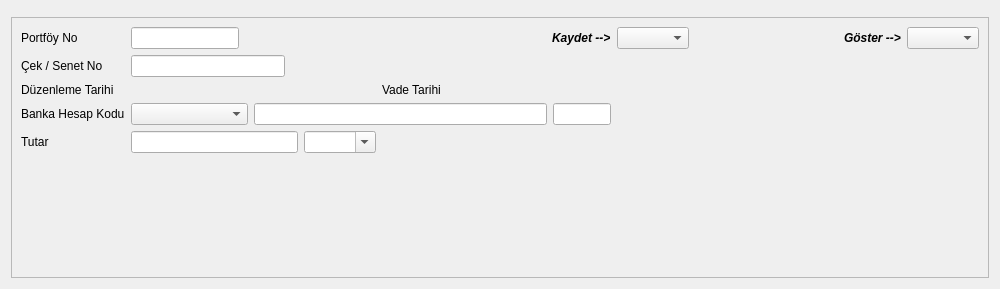
<?xml version="1.0" encoding="UTF-8"?>
<ui version="4.0">
 <class>CEK_SENET_FORMU</class>
 <widget class="QDialog" name="CEK_SENET_FORMU">
  <property name="geometry">
   <rect>
    <x>0</x>
    <y>0</y>
    <width>1000</width>
    <height>289</height>
   </rect>
  </property>
  <property name="sizePolicy">
   <sizepolicy hsizetype="Expanding" vsizetype="Expanding">
    <horstretch>0</horstretch>
    <verstretch>0</verstretch>
   </sizepolicy>
  </property>
  <property name="minimumSize">
   <size>
    <width>1000</width>
    <height>289</height>
   </size>
  </property>
  <property name="maximumSize">
   <size>
    <width>1000</width>
    <height>289</height>
   </size>
  </property>
  <property name="windowTitle">
   <string>Çek / Senet Formu</string>
  </property>
  <layout class="QGridLayout" name="gridLayout_2" rowstretch="1,10">
   <item row="0" column="0">
    <widget class="QWidget" name="navigation_buttons_widget" native="true">
     <property name="sizePolicy">
      <sizepolicy hsizetype="Preferred" vsizetype="Fixed">
       <horstretch>0</horstretch>
       <verstretch>0</verstretch>
      </sizepolicy>
     </property>
     <property name="minimumSize">
      <size>
       <width>0</width>
       <height>0</height>
      </size>
     </property>
    </widget>
   </item>
   <item row="1" column="0">
    <widget class="QFrame" name="frame">
     <property name="frameShape">
      <enum>QFrame::StyledPanel</enum>
     </property>
     <property name="frameShadow">
      <enum>QFrame::Raised</enum>
     </property>
     <layout class="QGridLayout" name="gridLayout">
      <item row="0" column="0">
       <widget class="QLabel" name="label">
        <property name="sizePolicy">
         <sizepolicy hsizetype="Fixed" vsizetype="Fixed">
          <horstretch>0</horstretch>
          <verstretch>0</verstretch>
         </sizepolicy>
        </property>
        <property name="minimumSize">
         <size>
          <width>0</width>
          <height>0</height>
         </size>
        </property>
        <property name="text">
         <string>Portföy No</string>
        </property>
       </widget>
      </item>
      <item row="0" column="1">
       <widget class="QLineEdit" name="lineedit_portfoy_no"/>
      </item>
      <item row="0" column="2">
       <spacer name="horizontalSpacer_2">
        <property name="orientation">
         <enum>Qt::Horizontal</enum>
        </property>
        <property name="sizeHint" stdset="0">
         <size>
          <width>24</width>
          <height>20</height>
         </size>
        </property>
       </spacer>
      </item>
      <item row="0" column="3">
       <spacer name="horizontalSpacer_3">
        <property name="orientation">
         <enum>Qt::Horizontal</enum>
        </property>
        <property name="sizeHint" stdset="0">
         <size>
          <width>85</width>
          <height>20</height>
         </size>
        </property>
       </spacer>
      </item>
      <item row="0" column="4">
       <spacer name="horizontalSpacer_5">
        <property name="orientation">
         <enum>Qt::Horizontal</enum>
        </property>
        <property name="sizeHint" stdset="0">
         <size>
          <width>40</width>
          <height>20</height>
         </size>
        </property>
       </spacer>
      </item>
      <item row="0" column="5">
       <widget class="QLabel" name="label_sirket">
        <property name="sizePolicy">
         <sizepolicy hsizetype="Fixed" vsizetype="Fixed">
          <horstretch>0</horstretch>
          <verstretch>0</verstretch>
         </sizepolicy>
        </property>
        <property name="font">
         <font>
          <weight>75</weight>
          <italic>true</italic>
          <bold>true</bold>
         </font>
        </property>
        <property name="text">
         <string>Kaydet --&gt;</string>
        </property>
       </widget>
      </item>
      <item row="0" column="6">
       <widget class="QComboBox" name="comboBox_sirket">
        <property name="sizePolicy">
         <sizepolicy hsizetype="Minimum" vsizetype="Fixed">
          <horstretch>0</horstretch>
          <verstretch>0</verstretch>
         </sizepolicy>
        </property>
        <property name="focusPolicy">
         <enum>Qt::NoFocus</enum>
        </property>
       </widget>
      </item>
      <item row="0" column="7">
       <spacer name="horizontalSpacer">
        <property name="orientation">
         <enum>Qt::Horizontal</enum>
        </property>
        <property name="sizeHint" stdset="0">
         <size>
          <width>149</width>
          <height>20</height>
         </size>
        </property>
       </spacer>
      </item>
      <item row="0" column="8">
       <widget class="QLabel" name="label_fis_filtresi">
        <property name="sizePolicy">
         <sizepolicy hsizetype="Fixed" vsizetype="Fixed">
          <horstretch>0</horstretch>
          <verstretch>0</verstretch>
         </sizepolicy>
        </property>
        <property name="font">
         <font>
          <weight>75</weight>
          <italic>true</italic>
          <bold>true</bold>
         </font>
        </property>
        <property name="text">
         <string>Göster --&gt;</string>
        </property>
       </widget>
      </item>
      <item row="0" column="9">
       <widget class="QComboBox" name="comboBox_fis_filtresi">
        <property name="sizePolicy">
         <sizepolicy hsizetype="Minimum" vsizetype="Fixed">
          <horstretch>0</horstretch>
          <verstretch>0</verstretch>
         </sizepolicy>
        </property>
        <property name="focusPolicy">
         <enum>Qt::NoFocus</enum>
        </property>
       </widget>
      </item>
      <item row="1" column="0">
       <widget class="QLabel" name="label_cek_senet_no">
        <property name="sizePolicy">
         <sizepolicy hsizetype="Fixed" vsizetype="Fixed">
          <horstretch>0</horstretch>
          <verstretch>0</verstretch>
         </sizepolicy>
        </property>
        <property name="minimumSize">
         <size>
          <width>0</width>
          <height>0</height>
         </size>
        </property>
        <property name="text">
         <string>Çek / Senet No </string>
        </property>
       </widget>
      </item>
      <item row="1" column="1" colspan="2">
       <widget class="QLineEdit" name="lineedit_cek_no"/>
      </item>
      <item row="2" column="0">
       <widget class="QLabel" name="label_3">
        <property name="sizePolicy">
         <sizepolicy hsizetype="Fixed" vsizetype="Fixed">
          <horstretch>0</horstretch>
          <verstretch>0</verstretch>
         </sizepolicy>
        </property>
        <property name="minimumSize">
         <size>
          <width>0</width>
          <height>0</height>
         </size>
        </property>
        <property name="text">
         <string>Düzenleme Tarihi</string>
        </property>
       </widget>
      </item>
      <item row="2" column="1" colspan="3">
       <widget class="QAdakDate" name="adakDate_keside_tarihi">
        <property name="minimumSize">
         <size>
          <width>242</width>
          <height>0</height>
         </size>
        </property>
        <property name="maximumSize">
         <size>
          <width>242</width>
          <height>30</height>
         </size>
        </property>
        <property name="whatsThis">
         <string>Tarih WidgetÄ± </string>
        </property>
        <property name="QAdakDate" stdset="0">
         <rect>
          <x>0</x>
          <y>0</y>
          <width>100</width>
          <height>100</height>
         </rect>
        </property>
       </widget>
      </item>
      <item row="2" column="4" colspan="3">
       <layout class="QHBoxLayout" name="horizontalLayout">
        <item>
         <widget class="QLabel" name="label_4">
          <property name="sizePolicy">
           <sizepolicy hsizetype="Fixed" vsizetype="Fixed">
            <horstretch>0</horstretch>
            <verstretch>0</verstretch>
           </sizepolicy>
          </property>
          <property name="minimumSize">
           <size>
            <width>0</width>
            <height>0</height>
           </size>
          </property>
          <property name="text">
           <string>Vade Tarihi</string>
          </property>
         </widget>
        </item>
        <item>
         <widget class="QAdakDate" name="adakDate_vade_tarihi">
          <property name="minimumSize">
           <size>
            <width>242</width>
            <height>0</height>
           </size>
          </property>
          <property name="maximumSize">
           <size>
            <width>242</width>
            <height>30</height>
           </size>
          </property>
          <property name="whatsThis">
           <string>Tarih WidgetÄ± </string>
          </property>
          <property name="QAdakDate" stdset="0">
           <rect>
            <x>0</x>
            <y>0</y>
            <width>100</width>
            <height>100</height>
           </rect>
          </property>
         </widget>
        </item>
       </layout>
      </item>
      <item row="3" column="0">
       <widget class="QLabel" name="label_banka_ismi">
        <property name="sizePolicy">
         <sizepolicy hsizetype="Fixed" vsizetype="Fixed">
          <horstretch>0</horstretch>
          <verstretch>0</verstretch>
         </sizepolicy>
        </property>
        <property name="minimumSize">
         <size>
          <width>0</width>
          <height>0</height>
         </size>
        </property>
        <property name="text">
         <string>Banka Hesap Kodu</string>
        </property>
       </widget>
      </item>
      <item row="3" column="1" colspan="5">
       <layout class="QHBoxLayout" name="horizontalLayout_2" stretch="2,5,1">
        <item>
         <widget class="QComboBox" name="combobox_banka_hesap_kodu">
          <property name="sizePolicy">
           <sizepolicy hsizetype="Minimum" vsizetype="Fixed">
            <horstretch>0</horstretch>
            <verstretch>0</verstretch>
           </sizepolicy>
          </property>
          <property name="editable">
           <bool>false</bool>
          </property>
         </widget>
        </item>
        <item>
         <widget class="QLineEdit" name="lineedit_bnk_sube_bilgisi">
          <property name="focusPolicy">
           <enum>Qt::NoFocus</enum>
          </property>
          <property name="readOnly">
           <bool>true</bool>
          </property>
         </widget>
        </item>
        <item>
         <widget class="QLineEdit" name="lineEdit_doviz_cinsi">
          <property name="focusPolicy">
           <enum>Qt::NoFocus</enum>
          </property>
          <property name="readOnly">
           <bool>true</bool>
          </property>
         </widget>
        </item>
       </layout>
      </item>
      <item row="4" column="0">
       <widget class="QLabel" name="label_9">
        <property name="sizePolicy">
         <sizepolicy hsizetype="Fixed" vsizetype="Fixed">
          <horstretch>0</horstretch>
          <verstretch>0</verstretch>
         </sizepolicy>
        </property>
        <property name="minimumSize">
         <size>
          <width>0</width>
          <height>0</height>
         </size>
        </property>
        <property name="text">
         <string>Tutar</string>
        </property>
       </widget>
      </item>
      <item row="4" column="1" colspan="3">
       <layout class="QHBoxLayout" name="horizontalLayout_3" stretch="3,1">
        <item>
         <widget class="QCommaEdit" name="commaedit_tutar">
          <property name="whatsThis">
           <string>Sayilari formatina(Or:1,000,234.50) donusturur. </string>
          </property>
          <property name="QCommaEdit" stdset="0">
           <rect>
            <x>0</x>
            <y>0</y>
            <width>100</width>
            <height>100</height>
           </rect>
          </property>
         </widget>
        </item>
        <item>
         <widget class="QComboBox" name="comboBox_doviz_kodu">
          <property name="sizePolicy">
           <sizepolicy hsizetype="Expanding" vsizetype="Fixed">
            <horstretch>0</horstretch>
            <verstretch>0</verstretch>
           </sizepolicy>
          </property>
          <property name="editable">
           <bool>true</bool>
          </property>
         </widget>
        </item>
       </layout>
      </item>
      <item row="5" column="1">
       <spacer name="verticalSpacer">
        <property name="orientation">
         <enum>Qt::Vertical</enum>
        </property>
        <property name="sizeHint" stdset="0">
         <size>
          <width>20</width>
          <height>40</height>
         </size>
        </property>
       </spacer>
      </item>
     </layout>
    </widget>
   </item>
  </layout>
 </widget>
 <customwidgets>
  <customwidget>
   <class>QAdakDate</class>
   <extends>QWidget</extends>
   <header>QAdakDate.h</header>
  </customwidget>
  <customwidget>
   <class>QCommaEdit</class>
   <extends>QLineEdit</extends>
   <header>QCommaEdit.h</header>
  </customwidget>
 </customwidgets>
 <tabstops>
  <tabstop>lineedit_portfoy_no</tabstop>
  <tabstop>lineedit_cek_no</tabstop>
  <tabstop>adakDate_keside_tarihi</tabstop>
  <tabstop>comboBox_fis_filtresi</tabstop>
 </tabstops>
 <resources/>
 <connections/>
</ui>
